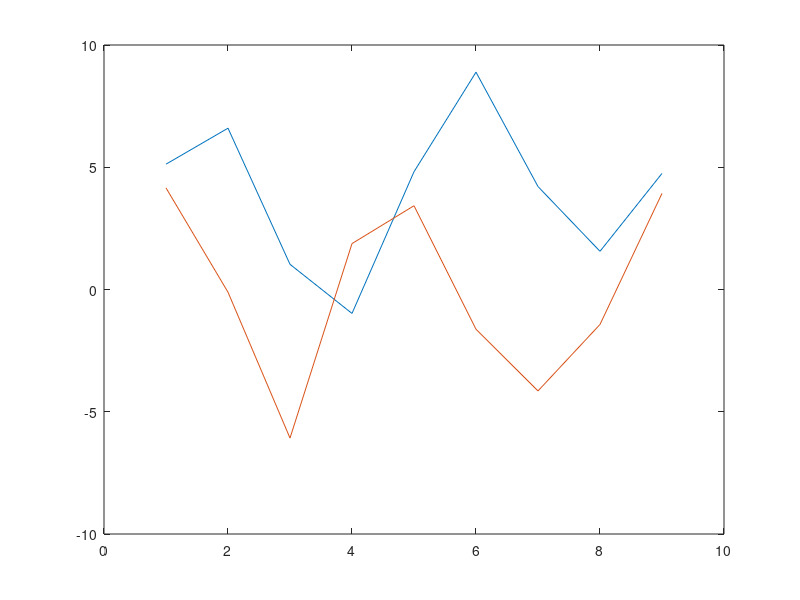

Write the MATLAB code that produced this figure.

size =8;
dt=1;
df=1/(size*dt);



array_t=1:size;
array_f=fftshift(fft(ifftshift(array_t)))./(size*df);
array_f'

sum(abs(array_t).^2)*dt
2*sum(abs(array_f(4:8)).^2)*df

test=array_f(5:8);
test_2=[flip(test),0,test];
result=ifftshift(ifft(fftshift(test_2)));
plot(real(result))
hold on
plot(imag(result))
sum(abs(result).^2)*dt


a(1)=28;
a(2)=-4+1i*9.65685;
a(3)=-4+1i*4;
a(4)=-4+1i*1.65685;
a(5)=-4;


